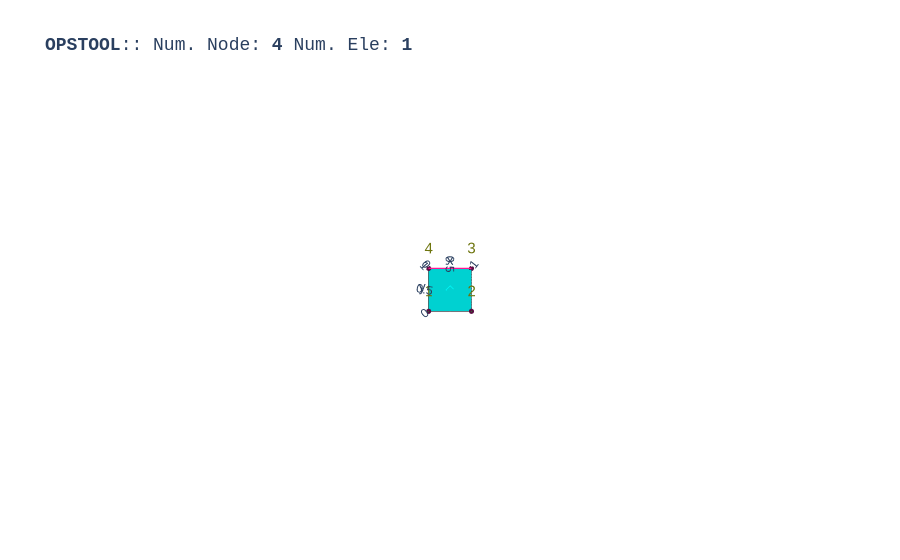

Write notebook code for a chart like this one.
### Code cell
opst.vis.plotly.plot_model(show_node_numbering=True, show_ele_numbering=False, show_nodal_loads = True)

### Figure 1 — Plotly figure (JSON) as saved in the notebook; plotly's stock layout.template omitted (floating-point values rounded to 4 significant figures)
{"data": [{"color": "#00FFFF", "hoverinfo": "skip", "i": [0, 0], "j": [1, 2], "k": [2, 3], "name": "FourNodeQuadUP", "opacity": 1, "type": "mesh3d", "x": [0.0, 1.0, 1.0, 0.0], "y": [0.0, 0.0, 1.0, 1.0], "z": [0.0, 0.0, 0.0, 0.0]}, {"connectgaps": false, "hoverinfo": "skip", "line": {"color": "black", "width": 1}, "mode": "lines", "name": "Edge", "type": "scatter3d", "x": [0.0, 1.0, 1.0, 0.0, 0.0, NaN], "y": [0.0, 0.0, 1.0, 1.0, 0.0, NaN], "z": [0.0, 0.0, 0.0, 0.0, 0.0, NaN]}, {"customdata": ["eleTag: 1<br>connectedNodes:<br> [1 2 3 4]"], "hovertemplate": "%{customdata}", "marker": {"color": "#00FFFF", "size": 3, "symbol": "diamond-open"}, "mode": "markers", "name": "FourNodeQuadUP", "type": "scatter3d", "x": [0.5], "y": [0.5], "z": [0.0]}, {"customdata": ["1", "2", "3", "4"], "hovertemplate": "x: %{x}<br>y: %{y}<br>z: %{z} <br>nodeTag: %{customdata}", "marker": {"color": "#580f41", "size": 3, "symbol": "circle"}, "mode": "markers", "name": "Nodes", "type": "scatter3d", "x": [0.0, 1.0, 1.0, 0.0], "y": [0.0, 0.0, 1.0, 1.0], "z": [0.0, 0.0, 0.0, 0.0]}, {"mode": "text", "name": "Node Tag", "text": ["1", "2", "3", "4"], "textfont": {"color": "#6e750e", "size": 15}, "type": "scatter3d", "x": [0.0, 1.0, 1.0, 0.0], "y": [0.0, 0.0, 1.0, 1.0], "z": [0.0, 0.0, 0.0, 0.0]}, {"connectgaps": false, "hoverinfo": "skip", "line": {"color": "#15b01a", "width": 1}, "mode": "lines", "name": "BC", "type": "scatter3d", "x": [-0.005, 0.005, 0.005, -0.005, -0.005, NaN, 0.995, 1.005, 1.005, 0.995, 0.995, NaN], "y": [-0.01, -0.01, 0.0, 0.0, -0.01, NaN, -0.01, -0.01, 0.0, 0.0, -0.01, NaN], "z": [0.0, 0.0, 0.0, 0.0, 0.0, NaN, 0.0, 0.0, 0.0, 0.0, 0.0, NaN]}, {"connectgaps": false, "hoverinfo": "skip", "line": {"color": "#FF1493", "width": 2.5}, "mode": "lines", "name": "mp constraint", "type": "scatter3d", "x": [1.0, 0.0, NaN], "y": [1.0, 1.0, NaN], "z": [0.0, 0.0, NaN]}], "layout": {"autosize": true, "font": {"family": "Arial, sans-serif"}, "scene": {"aspectmode": "data", "camera": {"eye": {"x": 0, "y": -0.1, "z": 10}}, "dragmode": "pan", "xaxis": {"showbackground": false}, "yaxis": {"showbackground": false}, "zaxis": {"showbackground": true, "showgrid": true, "showticklabels": false, "ticks": "", "title": {"text": ""}, "visible": true}}, "showlegend": false, "title": {"font": {"family": "courier", "size": 18}, "text": "<b>OPSTOOL</b>:: Num. Node: <b>4</b> Num. Ele: <b>1</b>"}}}
